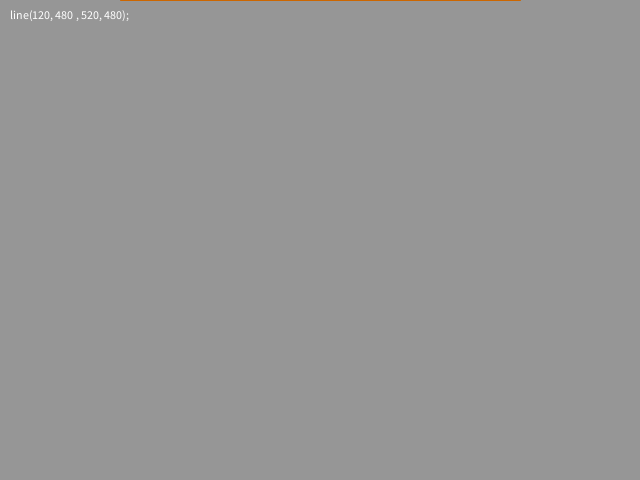
Frame 1 (no input)
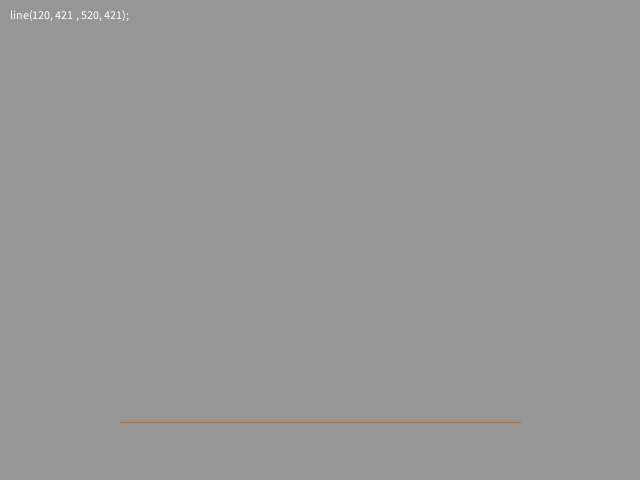
Frame 60 (the mouse pressed at the canvas centre just before this capture)
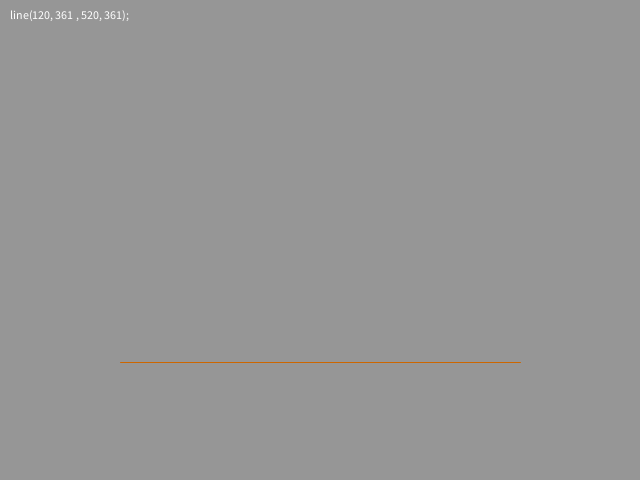
Frame 120 (the mouse held since frame 60 and released just before this capture)

The Processing sketch that drew these frames (run headless with seeded random() and noise(); from frame 60 on, the mouse is pressed at the canvas centre):

// Processing sketch: ej1
// ── ej1.pde
int y = 0;
String s;

void setup() {
  surface.setTitle("Ejercicio 1 - Trabajo Práctico 2");// Título de la ventana
  size(640, 480); // Tamaño de la ventana
}

void draw() { // LOOP, este bloque se repite
  background(150);// Color del fondo: Gris
  stroke(204, 102, 0);// Color de la linea, las lineas no usan fill para ser pintadas
  line(120, y, 520, y);// Tamaño de la linea definida por dos puntos
  y = y - 1; // Resto en 1 al valor de la variable y
  if (y < 0) { // Si y es menos que cero vuelvo la variable y al valor del alto de la ventana
    y = height; 
  } 
  s = "line(120, " + y +" , 520, " + y +");";//String en ventana que muestra como se modifica el valor de la linea 
  fill(255);// Color del texto: blanco
  text(s, 10, 10, 120, 80);// imprimo el texto en pantalla
} 
